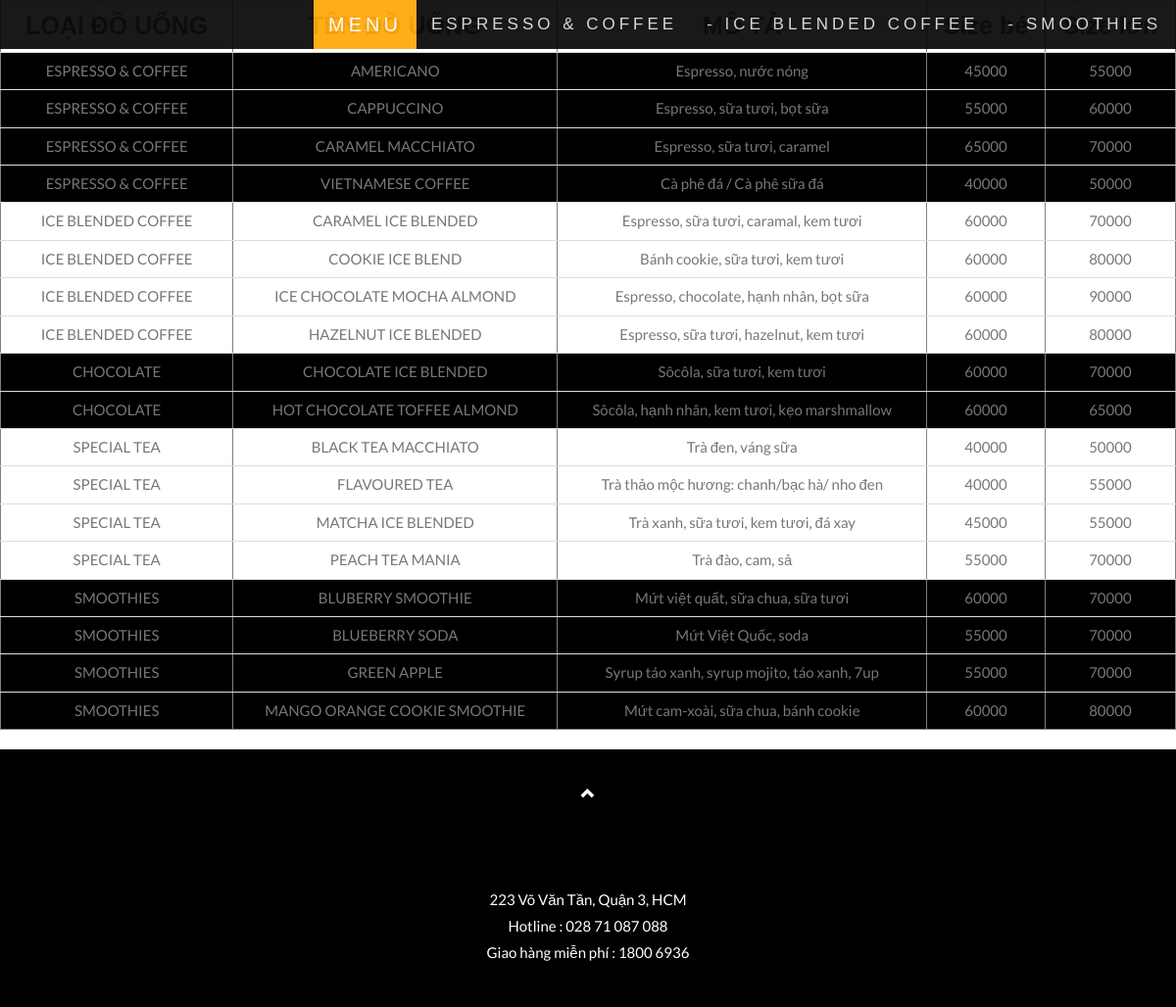
Screenshot of /?page=product1 with the database file from the repository.
### tables this page shows
CREATE TABLE `coffee_product_types` (
  `id` int(11) NOT NULL,
  `name` varchar(255) NOT NULL,
  `description` varchar(255) NOT NULL,
  `image` varchar(255) NOT NULL,
  `url` varchar(255) NOT NULL
);

CREATE TABLE `coffee_products` (
  `id` int(11) NOT NULL,
  `productTypeId` int(11) NOT NULL,
  `name` varchar(255) NOT NULL,
  `description` text NOT NULL,
  `price-small` double NOT NULL,
  `price-big` double DEFAULT '0',
  `quantity` int(11) NOT NULL,
  `image` varchar(255) NOT NULL,
  `createdBy` int(11) NOT NULL,
  `lastModifiedBy` int(11) NOT NULL,
  `lastModifiedTime` timestamp NOT NULL DEFAULT CURRENT_TIMESTAMP ON UPDATE CURRENT_TIMESTAMP,
  `createdTime` timestamp NOT NULL DEFAULT '0000-00-00 00:00:00'
);

### controller/c_product1.php (called while the page is built)
<?php
include_once('./models/m_product.php');
$models = new m_product();
$productTypes = $models->selectAllProductTypes();
$products = $models->selectAllProduct();
require("./views/v_product1.php");
?>

### models/m_product.php (called while the page is built, shortened)
<?php
class m_product
{
    function m_product()
    {
        include_once("m_database.php");
    }
    function selectAllProductTypes()
    {
        $con = new database();
        $sql = "SELECT * FROM coffee_product_types";
        $result = $con->select_all_query($sql);
        return $result;
    }
    function selectAllProduct($productTypeId = null)
    {
        $con = new database();
        $sql = "SELECT * FROM coffee_products WHERE 1";
        $result = $con->select_all_query($sql);
        return $result;
    }
}
?>

### config.php (called while the page is built)
<?php
$hostname = "localhost";
$dbuser = "id6470429_admin";
$dbpass = "admin";
$dbname = "id6470429_mycoffee";
?>

### models/m_database.php (called while the page is built, shortened)
<?php
class database
{
	var $connection = null;
    function connect()
    {
        require("./config.php");
        if($this->connection == null)
        {
            $this->connection = mysqli_connect($hostname,$dbuser,$dbpass,$dbname);
            if(!$this->connection)
    		{
    			die("Trang web đang bảo trì, vui lòng quay lại sau !");
    		}
            else    mysqli_query($this->connection,'set names utf8');
        }
    }
    function disconnect()
    {
        $this->connection = null;
    }
    function select_all_query($sql)
    {
        if($sql != '')
        {
            $list = mysqli_query($this->connection,$sql);
            $result = array();
            if( mysqli_num_rows($list) > 0)
            {
                while($row = mysqli_fetch_array($list,MYSQLI_ASSOC))
                {
                    $result[] = $row;
                }
                return $result;
            }
            else
            {
                return false;
            }
        }
    }
}
?>

### views/v_product1.php (the view, shortened to what this page needs)
<!DOCTYPE html>
<html lang="en">
<head>
    <link rel="stylesheet" href="https://maxcdn.bootstrapcdn.com/bootstrap/3.3.7/css/bootstrap.min.css">
</head>
<body id="myPage" data-spy="scroll" data-target=".navbar" data-offset="50">
<nav class="navbar navbar-default navbar-fixed-top">
  <div class="container-fluid">
    <div class="navbar-header">
      <a class="navbar-brand" href="?page=home"><img src="http://theme.hstatic.net/1000075078/1000297410/14/logo.png?v=39" alt=""></a>
    </div>
    <div class="collapse navbar-collapse" id="myNavbar">
      <ul class="nav navbar-nav navbar-right">
        <li style="font-size: 20px"><a href="#myPage1">  MENU</a></li>
        <li><a href="?page=menu"> ESPRESSO & COFFEE</a></li>
        <li><a href="?page=menu">- ICE BLENDED COFFEE</a></li>
        <li><a href="?page=menu">- SMOOTHIES</a></li>
      </ul>
    </div>
  </div>
</nav>
    <table id="myPage1"class="table" border="1" style="margin-top:0%;text-align:center;">
        <tr class="heading">
            <td>LOẠI ĐỒ UỐNG</td>
            <td>TÊN ĐỒ UỐNG</td>
            <td>MÔ TẢ</td>
            <td>Size bé</td>
            <td>Size lớn</td>
        </tr>
        <?php $i = 0; foreach($products as $product) { ?>
        <tr class="<?php echo ($product['productTypeId']%2 == 0)?"odd":"even"; ++$i  ?>">
            <?php foreach($productTypes as $productType) { ?>
            <?php if($productType['id'] == $product['productTypeId']) { ?>
                <td><?=$productType['name']?></td>
            <?php } ?>
          <?php } ?>
            <td><?=$product['name'] ?></td>
            <td><?=$product['description'] ?></td>
            <td><?=$product['price-small'] ?></td>
            <td><?=$product['price-big'] ?></td>
        </tr>
        <?php } ?>
    </table>
<footer class="text-center">
  <a class="up-arrow" href="#myPage" data-toggle="tooltip" title="TO TOP">
    <span class="glyphicon glyphicon-chevron-up"></span>
  </a><br>
  <br><br><br>
  <p>223 Võ Văn Tần, Quận 3, HCM<br> Hotline : 028 71 087 088 <br> Giao hàng miễn phí : 1800 6936</p>
</footer>
</body>
</html>

### views/v_product1.php (style rules this page uses)
body { font: 400 15px/1.8 Lato, sans-serif; color: #777; }
.navbar { font-family: 'Source Sans Pro', sans-serif; margin-bottom: 0; background-color: black; border: 0; font-size: 17px !important; letter-spacing: 4px; opacity: 0.9; }
.navbar li a, .navbar .navbar-brand { color: #d5d5d5 !important; }
.navbar-nav li.active a { color: white !important; background-color: orange !important; }
footer { background-color: black; color: white; padding: 32px; }
footer a { color: white; }
.table .odd { background-color:#FFFFFF; }
.table .even { background-color: black; }
.table .heading { font-family: 'Source Sans Pro', sans-serif; font-size: 25px; text-align:center; font-weight:bold; }

### rows the page displays
coffee_products: name "AMERICANO", description "Espresso, nước nóng", value "45000", value "55000"
coffee_product_types: name "ESPRESSO & COFFEE"
coffee_products: name "CAPPUCCINO", description "Espresso, sữa tươi, bọt sữa", value "55000", value "60000"
coffee_products: name "CARAMEL MACCHIATO", description "Espresso, sữa tươi, caramel", value "65000", value "70000"
coffee_products: name "VIETNAMESE COFFEE", description "Cà phê đá / Cà phê sữa đá", value "40000", value "50000"
coffee_products: name "CARAMEL ICE BLENDED", description "Espresso, sữa tươi, caramal, kem tươi", value "60000", value "70000"
coffee_product_types: name "ICE BLENDED COFFEE"
coffee_products: name "COOKIE ICE BLEND", description "Bánh cookie, sữa tươi, kem tươi", value "60000", value "80000"
coffee_products: name "ICE CHOCOLATE MOCHA ALMOND", description "Espresso, chocolate, hạnh nhân, bọt sữa", value "60000", value "90000"
coffee_products: name "HAZELNUT ICE BLENDED", description "Espresso, sữa tươi, hazelnut, kem tươi", value "60000", value "80000"
coffee_products: name "CHOCOLATE ICE BLENDED", description "Sôcôla, sữa tươi, kem tươi", value "60000", value "70000"
coffee_product_types: name "CHOCOLATE"
coffee_products: name "HOT CHOCOLATE TOFFEE ALMOND", description "Sôcôla, hạnh nhân, kem tươi, kẹo marshmallow", value "60000", value "65000"
coffee_products: name "BLACK TEA MACCHIATO", description "Trà đen, váng sữa", value "40000", value "50000"
coffee_product_types: name "SPECIAL TEA"
coffee_products: name "FLAVOURED TEA", description "Trà thảo mộc hương: chanh/bạc hà/ nho đen", value "40000", value "55000"
coffee_products: name "MATCHA ICE BLENDED", description "Trà xanh, sữa tươi, kem tươi, đá xay", value "45000", value "55000"
coffee_products: name "PEACH TEA MANIA", description "Trà đào, cam, sả", value "55000", value "70000"
coffee_products: name "BLUBERRY SMOOTHIE", description "Mứt việt quất, sữa chua, sữa tươi", value "60000", value "70000"
coffee_product_types: name "SMOOTHIES"
coffee_products: name "BLUEBERRY SODA", description "Mứt Việt Quốc, soda", value "55000", value "70000"
coffee_products: name "GREEN APPLE", description "Syrup táo xanh, syrup mojito, táo xanh, 7up", value "55000", value "70000"
coffee_products: name "MANGO ORANGE COOKIE SMOOTHIE", description "Mứt cam-xoài, sữa chua, bánh cookie", value "60000", value "80000"
